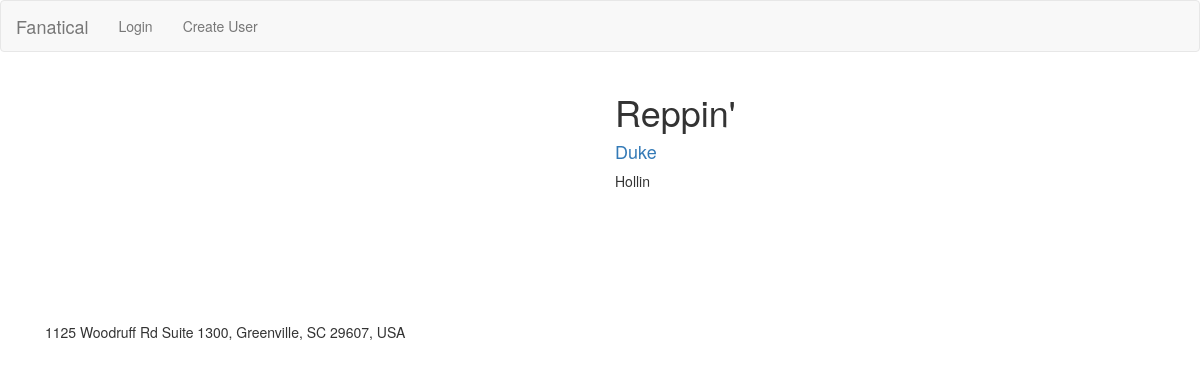
Page /location/7/checkins/ on the committed database.
### app/models.py (models this page shows)
class Location(models.Model):
    location_name = models.CharField(max_length=50, null=True, blank=True)
    location_city = models.CharField(max_length=50, null=True, blank=True)
    location_address = models.CharField(max_length=50, null=True, blank=True)
    geolocation = GeopositionField(null=True, blank=True)

class FootballTeam(models.Model):
    school = models.CharField(max_length=30)
    name = models.CharField(max_length=30)
    def __str__(self):
        return self.school
    class Meta:
        ordering = ["school"]

class Profile(models.Model):
    user = models.OneToOneField(User)
    bio = models.TextField(null=True, blank=True)
    basketball = models.ForeignKey(BasketballTeam, null=True, blank=True)
    football = models.ForeignKey(FootballTeam, null=True, blank=True)

### app/views.py (the view)
# urls.py: url(r'^location/(?P<pk>\d+)/checkins/$', CheckInListView.as_view(), name='checkin_list_view'),
class CheckInListView(ListView):
    model = CheckIn
    template_name= "app/checkin_list.html"
    def get_context_data(self, **kwargs):
        context = super().get_context_data(**kwargs)
        location = self.kwargs.get('pk', None)
        context["teams"] = FootballTeam.objects.filter(pk__in=set(self.get_queryset().values_list("checkin_user__profile__football", flat=True)))
        context["users_pk"] = self.get_queryset().values_list("checkin_user__pk", flat=True)
        context["location"] = Location.objects.get(id=location)
        print(context["users_pk"]) # bringing back id of checkin
        return context
    def get_queryset(self):
        location = self.kwargs.get('pk', None)
        return CheckIn.objects.filter(checkin_location_id=location)

### templates/app/checkin_list.html (shortened to what this page needs)
{% extends "base.html" %}
{% block content %}
<div class="col-md-6">
  <div id="map-canvas"></div>
  {{ location.location_address }}
</div>
<div class="col-md-6">
  <h1>Reppin'</h1>
  {% for team in teams %}
  <a href="{% url 'checkin_details_list_view' %}"><h4>{{team.school}}</h4></a>
    {% for profile in team.profile_set.all %}
      {% if profile.user.id in users_pk %}
        {{ profile.user }} <br>
      {% endif %}
    {% endfor %}
  {% endfor %}
</div>
{% endblock %}

### templates/app/checkin_list.html (style rules this page uses)
#map-canvas { height: 250px; width: 350px; }

### rows in the picture
Location: location_address "1125 Woodruff Rd Suite 1300, Greenville, SC 29607, USA"
FootballTeam: school "Duke"
Profile: user "Hollin"
